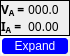
    <widget class="QWidget" name="layoutWidget">
     <property name="geometry">
      <rect>
       <x>310</x>
       <y>700</y>
       <width>86</width>
       <height>84</height>
      </rect>
     </property>
     <layout class="QVBoxLayout" name="verticalLayout_4" stretch="0,0">
      <property name="spacing">
       <number>0</number>
      </property>
      <property name="sizeConstraint">
       <enum>QLayout::SetFixedSize</enum>
      </property>
      <property name="leftMargin">
       <number>0</number>
      </property>
      <property name="topMargin">
       <number>0</number>
      </property>
      <property name="rightMargin">
       <number>0</number>
      </property>
      <property name="bottomMargin">
       <number>0</number>
      </property>
      <item>
       <widget class="QFrame" name="frame">
        <property name="frameShape">
         <enum>QFrame::Panel</enum>
        </property>
        <layout class="QHBoxLayout" name="horizontalLayout_2">
         <property name="spacing">
          <number>0</number>
         </property>
         <property name="leftMargin">
          <number>0</number>
         </property>
         <property name="topMargin">
          <number>0</number>
         </property>
         <property name="rightMargin">
          <number>0</number>
         </property>
         <property name="bottomMargin">
          <number>0</number>
         </property>
         <item>
          <layout class="QVBoxLayout" name="verticalLayout_5">
           <item>
            <widget class="QLabel" name="King_Va_label">
             <property name="font">
              <font>
               <family>Inter UI</family>
               <pointsize>9</pointsize>
               <weight>75</weight>
               <bold>true</bold>
              </font>
             </property>
             <property name="text">
              <string>&lt;html&gt;&lt;head/&gt;&lt;body&gt;&lt;p&gt; V&lt;span style=&quot; vertical-align:sub;&quot;&gt;A&lt;/span&gt; =&lt;/p&gt;&lt;/body&gt;&lt;/html&gt;</string>
             </property>
            </widget>
           </item>
           <item>
            <widget class="QLabel" name="King_Ia_label">
             <property name="font">
              <font>
               <family>Inter UI</family>
               <pointsize>9</pointsize>
               <weight>75</weight>
               <bold>true</bold>
              </font>
             </property>
             <property name="text">
              <string>&lt;html&gt;&lt;head/&gt;&lt;body&gt;&lt;p&gt;  I&lt;span style=&quot; vertical-align:sub;&quot;&gt;A&lt;/span&gt; =&lt;/p&gt;&lt;/body&gt;&lt;/html&gt;</string>
             </property>
            </widget>
           </item>
          </layout>
         </item>
         <item>
          <layout class="QVBoxLayout" name="verticalLayout_6">
           <item>
            <widget class="QLabel" name="King_live_Va_label">
             <property name="sizePolicy">
              <sizepolicy hsizetype="Expanding" vsizetype="Preferred">
               <horstretch>0</horstretch>
               <verstretch>0</verstretch>
              </sizepolicy>
             </property>
             <property name="font">
              <font>
               <family>Inter UI Medium</family>
               <pointsize>9</pointsize>
              </font>
             </property>
             <property name="text">
              <string> 000.0 </string>
             </property>
            </widget>
           </item>
           <item>
            <widget class="QLabel" name="King_live_Ia_label">
             <property name="sizePolicy">
              <sizepolicy hsizetype="Expanding" vsizetype="Preferred">
               <horstretch>0</horstretch>
               <verstretch>0</verstretch>
              </sizepolicy>
             </property>
             <property name="font">
              <font>
               <family>Inter UI Medium</family>
               <pointsize>9</pointsize>
              </font>
             </property>
             <property name="text">
              <string> 00.00 </string>
             </property>
            </widget>
           </item>
          </layout>
         </item>
        </layout>
       </widget>
      </item>
      <item>
       <widget class="QPushButton" name="King_expand_butt">
        <property name="minimumSize">
         <size>
          <width>70</width>
          <height>20</height>
         </size>
        </property>
        <property name="maximumSize">
         <size>
          <width>80</width>
          <height>20</height>
         </size>
        </property>
        <property name="sizeIncrement">
         <size>
          <width>1</width>
          <height>1</height>
         </size>
        </property>
        <property name="toolTip">
         <string>&lt;html&gt;&lt;head/&gt;&lt;body&gt;&lt;p&gt;Opens a window with data from all 3 phases.&lt;/p&gt;&lt;/body&gt;&lt;/html&gt;</string>
        </property>
        <property name="styleSheet">
         <string notr="true">#King_expand_butt{
background-color: blue;
border-style: outset;
border-radius: 5px;
border-width:2px;
border-color:beige;
font-size:12px;
font-weight:100;
color: white;

padding:2px;

}
#King_expand_butt:pressed{
	background-color: #ff8c00;
}</string>
        </property>
        <property name="text">
         <string>Expand</string>
        </property>
        <property name="checkable">
         <bool>true</bool>
        </property>
       </widget>
      </item>
     </layout>
    </widget>
